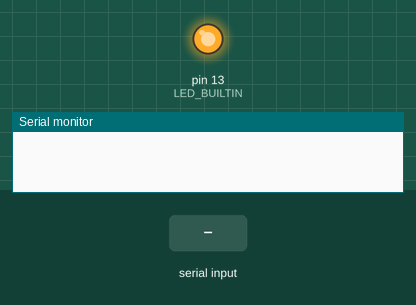
Simulated run of this sketch. Board: Arduino Uno, built with avr-gcc and run on an emulated ATmega328P. Parts: output pins drawn as LEDs (lit = HIGH), the last lines printed to the serial monitor. Inputs (shaded band) come from the test bench.

Above: at 1.2 s.
1.3 s: "90 45\n" received over Serial
At 1.7 s:
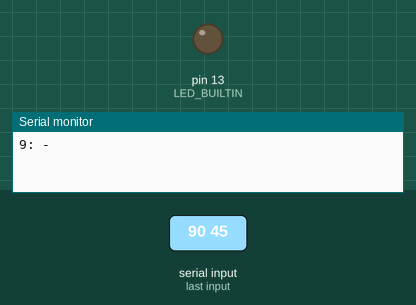
Timing chart, 0 to 10.3 s (numbered marks = the images above; inputs shaded):
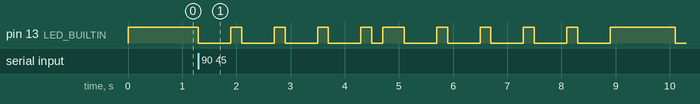

Measured:
- after the input at 1.3 s, pin 13 (LED_BUILTIN): goes 4 × (LOW 0.60 s, HIGH 0.20 s), LOW 0.20 s, HIGH 0.40 s, 4 × (LOW 0.60 s, HIGH 0.20 s), LOW 0.60 s, HIGH 1.2 s, then LOW, starting at once

The sketch:

morseCode.ino
```cpp
// 莫斯电码翻译机
// 可以通过串口（115200）向 ESP8266 发信息（英文字母、数字、空格），ESP8266 将输出对应的莫斯电码信号
// 莫斯电码部分规则：一个线是点的 3 倍长度，每个线或者点之间的时间等于一个点的持续时间，两个字母之间的间隔时间与一个线的长度相同，两个单词之间的间隔等于7个点的持续时间

// 字母数组
char* letters[] = {
  ".-","-...","-.-.","-..",   // a,b,c,d
  ".","..-.","--.","....",    // e,f,g,h
  "..",".---","-.-",".-..",   // i,j,k,l
  "--","-.","---",".--.",     // m,n,o,p
  "--.-",".-.","...","-",     // q,r,s,t
  "..-","...-",".--","-..-",  // u,v,w,x
  "-.--","--.."               // y,z
};

// 数字数组
char* numbers[] = {
  "-----",".----","..---","...--","....-",  // 0,1,2,3,4
  ".....","-....","--...","---..","----."   // 5,6,7,8,9
};

// 点的闪烁时间，用于调节速度
int dotDelay = 200;

void setup() {
  pinMode(LED_BUILTIN,OUTPUT);
  Serial.begin(115200);

  // 初始时让灯不亮
  digitalWrite(LED_BUILTIN,HIGH);
}

void loop() {
  char ch;
  if(Serial.available()){
    ch = Serial.read();
    Serial.print(ch);
    if(ch != '\n'){
      Serial.print(": ");
    }
    if(ch >= 'a' && ch <= 'z'){
      flashSequence(letters[ch - 'a']);
    }else if(ch >= 'A' && ch <= 'Z'){
      flashSequence(letters[ch - 'A']);
    }else if(ch >= '0' && ch <= '9'){
      flashSequence(numbers[ch - '0']);
    }else if(ch == ' '){
      delay(dotDelay * 4);
    }
    Serial.println();
  }
}

/**
 * 通过LED输出语句信号
 */
void flashSequence(char* sequence){
  int i = 0;
  while(sequence[i] != NULL){
    Serial.print(sequence[i]);
    flashDotOrDash(sequence[i]);
    i++;
  }
  delay(dotDelay);
}

/**
 * 通过LED输出 . 或 - 的信号
 */
void flashDotOrDash(char dotOrDash){
  digitalWrite(LED_BUILTIN,LOW);
  if(dotOrDash == '.'){
    // 如果是 . 延迟一倍的 dotDelay 时长
    delay(dotDelay);
  }else{
    // 如果是 - 延迟三倍的 dotDelay 时长
    delay(dotDelay * 3);
  }
  digitalWrite(LED_BUILTIN,HIGH);
  delay(dotDelay);
}
```
